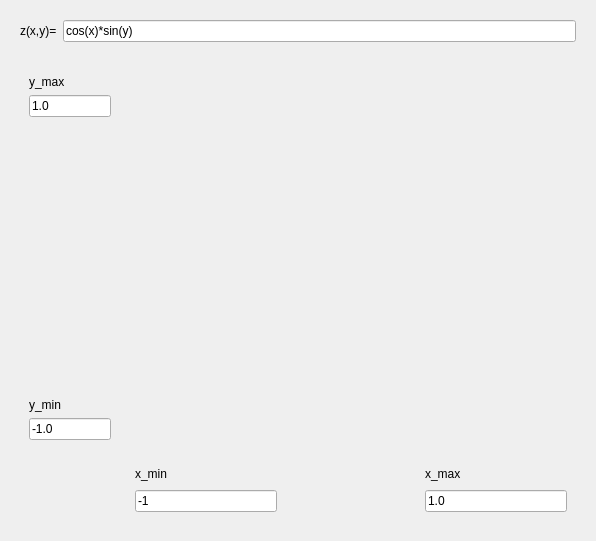
<?xml version="1.0" encoding="UTF-8"?>
<ui version="4.0">
 <class>QtTestPlaneMainDialog</class>
 <widget class="QDialog" name="QtTestPlaneMainDialog">
  <property name="geometry">
   <rect>
    <x>0</x>
    <y>0</y>
    <width>596</width>
    <height>541</height>
   </rect>
  </property>
  <property name="windowTitle">
   <string>SurfacePlotter</string>
  </property>
  <property name="windowIcon">
   <iconset>
    <normaloff>:/images/R.png</normaloff>:/images/R.png</iconset>
  </property>
  <layout class="QVBoxLayout" name="verticalLayout_2">
   <item>
    <widget class="QWidget" name="widget_equation" native="true">
     <property name="sizePolicy">
      <sizepolicy hsizetype="Preferred" vsizetype="Maximum">
       <horstretch>0</horstretch>
       <verstretch>0</verstretch>
      </sizepolicy>
     </property>
     <layout class="QHBoxLayout" name="horizontalLayout">
      <item>
       <widget class="QLabel" name="label">
        <property name="text">
         <string>z(x,y)=</string>
        </property>
       </widget>
      </item>
      <item>
       <widget class="QLineEdit" name="edit_equation">
        <property name="text">
         <string>cos(x)*sin(y)</string>
        </property>
       </widget>
      </item>
     </layout>
    </widget>
   </item>
   <item>
    <widget class="QWidget" name="widget_main" native="true">
     <layout class="QGridLayout" name="gridLayout_2">
      <item row="0" column="0">
       <widget class="QWidget" name="widget_left" native="true">
        <property name="maximumSize">
         <size>
          <width>100</width>
          <height>16777215</height>
         </size>
        </property>
        <layout class="QVBoxLayout" name="verticalLayout">
         <item>
          <widget class="QLabel" name="label_maxy">
           <property name="text">
            <string>y_max</string>
           </property>
          </widget>
         </item>
         <item>
          <widget class="QLineEdit" name="edit_maxy">
           <property name="text">
            <string>1.0</string>
           </property>
          </widget>
         </item>
         <item>
          <spacer name="spacer_left">
           <property name="orientation">
            <enum>Qt::Vertical</enum>
           </property>
           <property name="sizeHint" stdset="0">
            <size>
             <width>20</width>
             <height>260</height>
            </size>
           </property>
          </spacer>
         </item>
         <item>
          <widget class="QLabel" name="label_maxx">
           <property name="text">
            <string>y_min</string>
           </property>
          </widget>
         </item>
         <item>
          <widget class="QLineEdit" name="edit_miny">
           <property name="text">
            <string>-1.0</string>
           </property>
          </widget>
         </item>
        </layout>
       </widget>
      </item>
      <item row="0" column="1">
       <widget class="ribi::QtSurfacePlotWidget" name="surfaceplotwidget" native="true">
        <property name="minimumSize">
         <size>
          <width>256</width>
          <height>256</height>
         </size>
        </property>
       </widget>
      </item>
      <item row="1" column="1">
       <widget class="QWidget" name="widget_bottom" native="true">
        <property name="maximumSize">
         <size>
          <width>16777215</width>
          <height>100</height>
         </size>
        </property>
        <layout class="QGridLayout" name="gridLayout">
         <item row="0" column="2">
          <widget class="QLabel" name="label_maxx_2">
           <property name="text">
            <string>x_max</string>
           </property>
          </widget>
         </item>
         <item row="1" column="0">
          <widget class="QLineEdit" name="edit_minx">
           <property name="text">
            <string>-1</string>
           </property>
          </widget>
         </item>
         <item row="1" column="2">
          <widget class="QLineEdit" name="edit_maxx">
           <property name="text">
            <string>1.0</string>
           </property>
          </widget>
         </item>
         <item row="0" column="1">
          <spacer name="spacer_bottom">
           <property name="orientation">
            <enum>Qt::Horizontal</enum>
           </property>
           <property name="sizeHint" stdset="0">
            <size>
             <width>40</width>
             <height>20</height>
            </size>
           </property>
          </spacer>
         </item>
         <item row="0" column="0">
          <widget class="QLabel" name="label_minx">
           <property name="text">
            <string>x_min</string>
           </property>
          </widget>
         </item>
        </layout>
       </widget>
      </item>
     </layout>
    </widget>
   </item>
  </layout>
 </widget>
 <customwidgets>
  <customwidget>
   <class>ribi::QtSurfacePlotWidget</class>
   <extends>QWidget</extends>
   <header>qtsurfaceplotwidget.h</header>
   <container>1</container>
  </customwidget>
 </customwidgets>
 <resources/>
 <connections/>
</ui>
